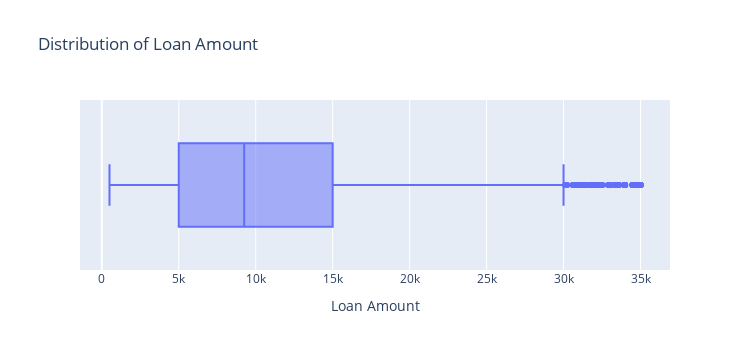

Notebook source saved alongside this figure:
### Markdown cell above
Observation : Defaulted loan are low in numbers compared to Fully Paid.

### Code cell
# Loan Amount
print(loan_df.loan_amnt.describe())
#Plotting histogram of loan amount
px.box(loan_df,x='loan_amnt',width=750,height=350,title='Distribution of Loan Amount',labels={'loan_amnt':'Loan Amount'}).show()

### Figure 1 — Plotly figure (JSON) as saved in the notebook; plotly's stock layout.template omitted (floating-point values rounded to 4 significant figures; data arrays with more than 128 entries replaced by an {"elided": "..."} marker saying what was removed)
{"data": [{"alignmentgroup": "True", "hovertemplate": "Loan Amount=%{x}<extra></extra>", "legendgroup": "", "marker": {"color": "#636efa"}, "name": "", "notched": false, "offsetgroup": "", "orientation": "h", "showlegend": false, "type": "box", "x": {"elided": "36654 int values"}, "x0": " ", "xaxis": "x", "y0": " ", "yaxis": "y"}], "layout": {"boxmode": "group", "height": 350, "legend": {"tracegroupgap": 0}, "title": {"text": "Distribution of Loan Amount"}, "width": 750, "xaxis": {"anchor": "y", "domain": [0, 1], "title": {"text": "Loan Amount"}}, "yaxis": {"anchor": "x", "domain": [0, 1]}}}
